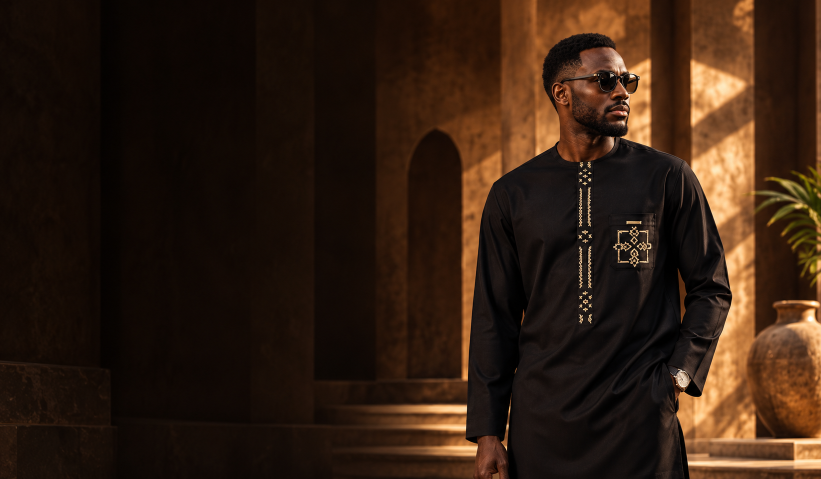
#> input picture design/originals/hero.png, 1642 x 958 px, found by its file name (shown at 1/2 size); its folder holds 4 pictures in this run
$ python optimise_assets.py
#> lines starting #> are read from the running program, lines starting #| are printed output that depends on the picture; pictures that were not available may be replaced by others from this repository, and a replacement may not be noted
"""Rebuild the exact site image variants from retained source PNGs; Pillow required."""
from pathlib import Path
from PIL import Image
import io,json,hashlib
root=Path(__file__).resolve().parents[1]
assets=root/'assets'
assets.mkdir(exist_ok=True)
manifest=[]
def save_webp(key,name,max_edge,quality=85,limit=250*1024):
#> called with key = 'hero', name = 'hero.webp', max_edge = 1800, quality = 85, limit = 256000
    im=Image.open(root/'design/originals'/f'{key}.png')
#> im is the input picture: PIL image 1642x958 RGB; mean R, G, B 49.2, 30.1, 17
    im.thumbnail((max_edge,max_edge),Image.Resampling.LANCZOS)
    while True:
        data=io.BytesIO();im.save(data,'WEBP',quality=quality,method=6)
        if len(data.getvalue())<=limit or quality<=70:break
        quality-=3
#> after the loop, quality = 85
    if len(data.getvalue())>limit:raise RuntimeError(f'{name} exceeded target image size')
    path=assets/name;path.write_bytes(data.getvalue())
    manifest.append({'file':'assets/'+name,'source':'design/originals/'+key+'.png','width':im.width,'height':im.height,'bytes':path.stat().st_size,'quality':quality,'sha256':hashlib.sha256(path.read_bytes()).hexdigest()})
for key in ['hero','kitchen']:
    save_webp(key,key+'.webp',1800)
    save_webp(key,key+'-small.webp',960,83,130*1024)
#> call 2 of save_webp, with key = 'hero', name = 'hero-small.webp', max_edge = 960, quality = 83, limit = 133120
#> in save_webp (call 2), `im.thumbnail((max_edge,max_edge),Image.Resampling.LANCZOS)`:
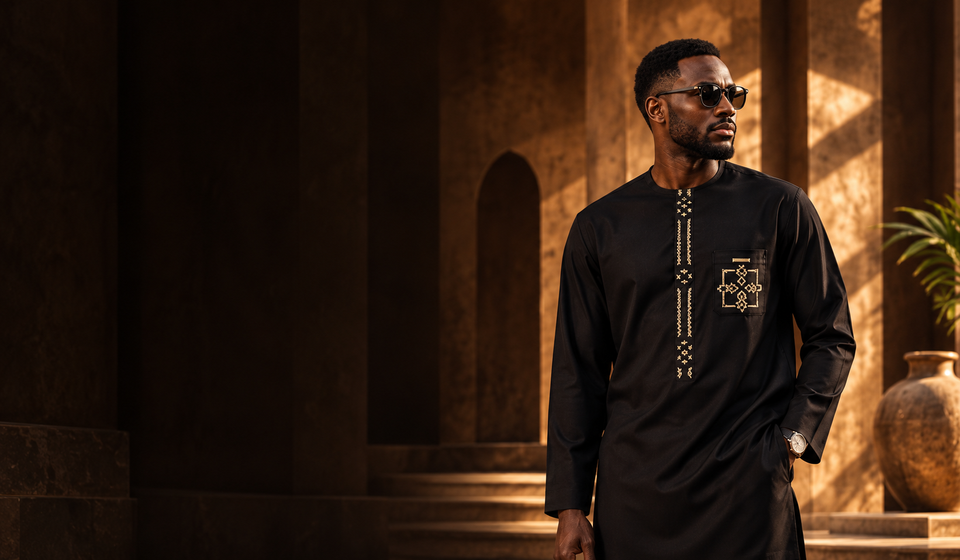
#> im: PIL image 960x560 RGB; mean R, G, B 49.2, 30.1, 17
#> after the loop in save_webp (call 2), `while True:`: quality = 83
#> pass 2 of the loop `for key in ['hero','kitchen']:`:
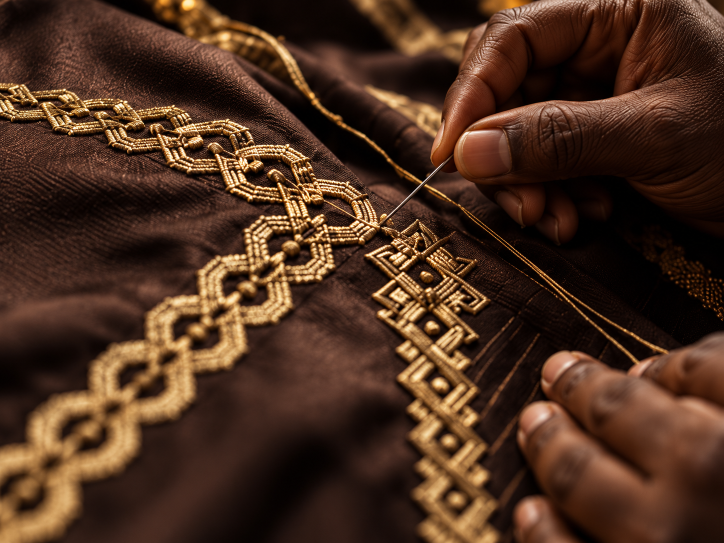
#> input picture design/originals/craft.png, 1448 x 1086 px, given in place of kitchen.png, which was not available (shown at 1/2 size)
#> in save_webp, im is the input picture: PIL image 1448x1086 RGB; mean R, G, B 76.2, 48.1, 31.4
#> after the loop in save_webp (call 3), `while True:`: quality = 85
#> in save_webp (call 4), `im.thumbnail((max_edge,max_edge),Image.Resampling.LANCZOS)`:
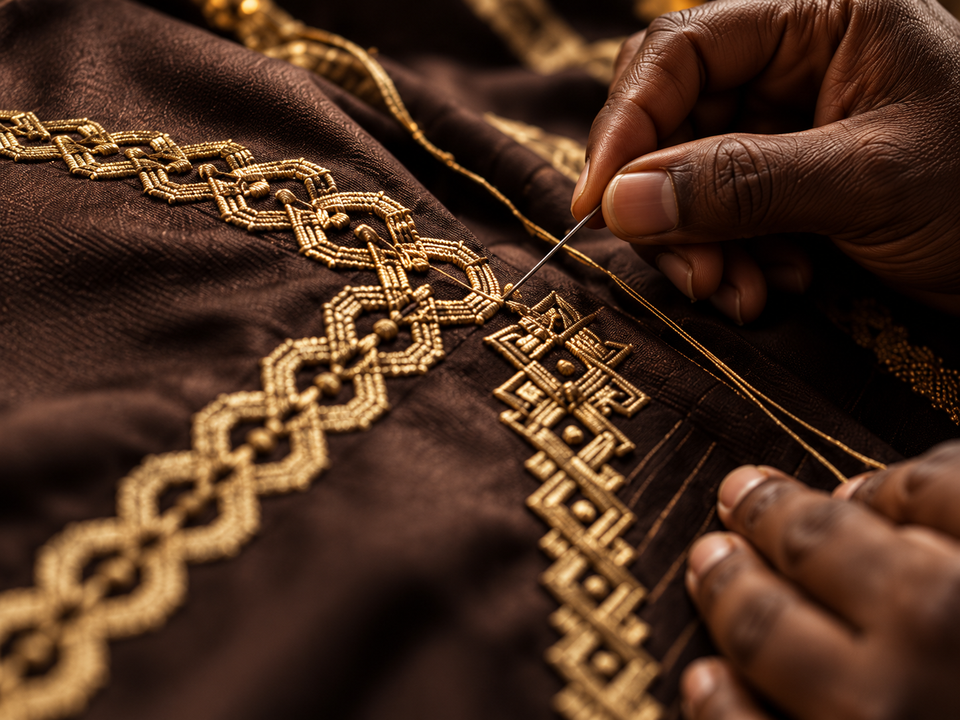
#> im: PIL image 960x720 RGB; mean R, G, B 76.2, 48.1, 31.4
#> after the loop in save_webp (call 4), `while True:`: quality = 83
for key in ['jollof','fried-rice','vegetable-soup']:save_webp(key,key+'.webp',960,87,160*1024)
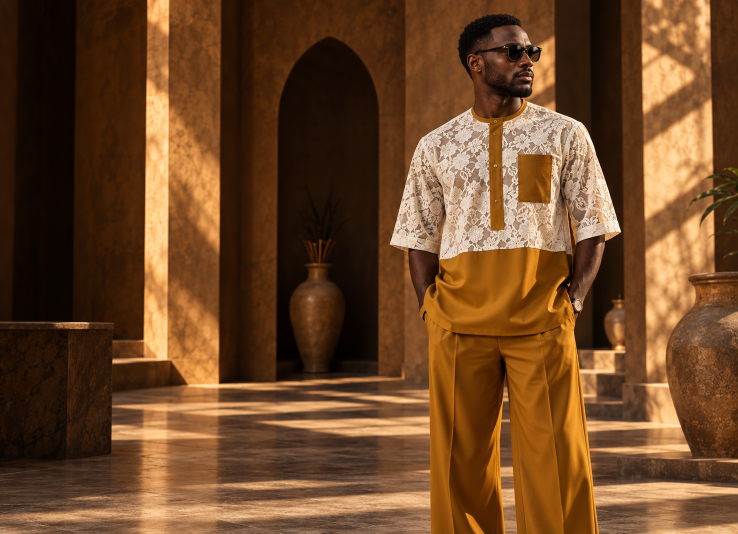
#> input picture design/originals/flagship.png, 1475 x 1067 px, given in place of jollof.png, which was not available (shown at 1/2 size)
#> in save_webp, im is the input picture: PIL image 1475x1067 RGB; mean R, G, B 109.3, 70.9, 38.7
#> in save_webp (call 5), `im.thumbnail((max_edge,max_edge),Image.Resampling.LANCZOS)`:
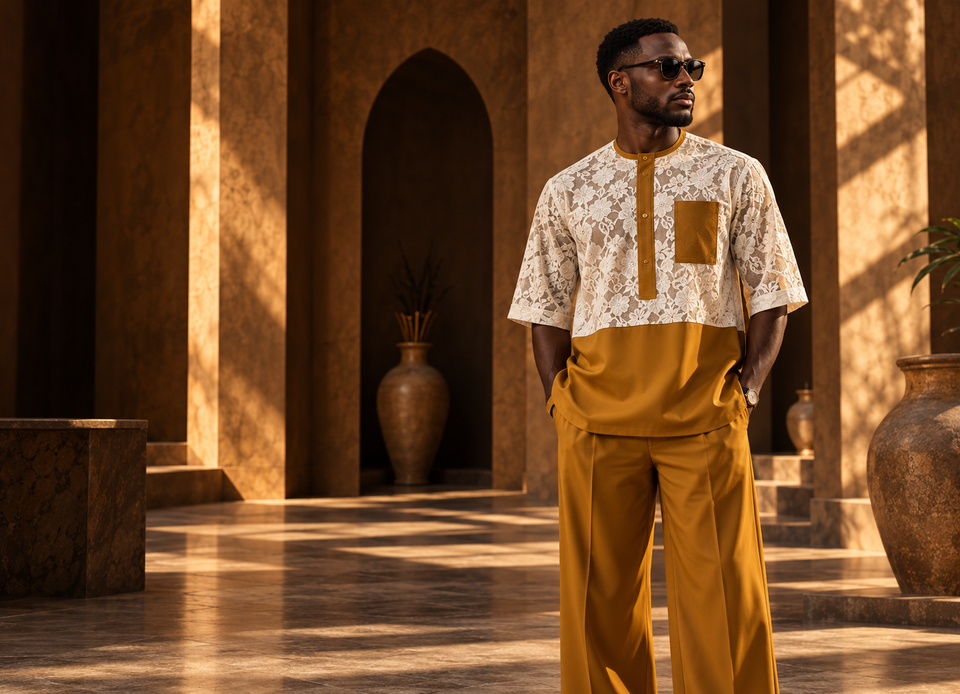
#> im: PIL image 960x694 RGB; mean R, G, B 109.3, 70.9, 38.7
#> after the loop in save_webp (call 5), `while True:`: quality = 87
#> pass 2 of the loop `for key in ['jollof','fried-rice','vegetable-soup']:save_webp(key,key+..`:
#> (the run stopped early here; a loop or call above may not have finished)
